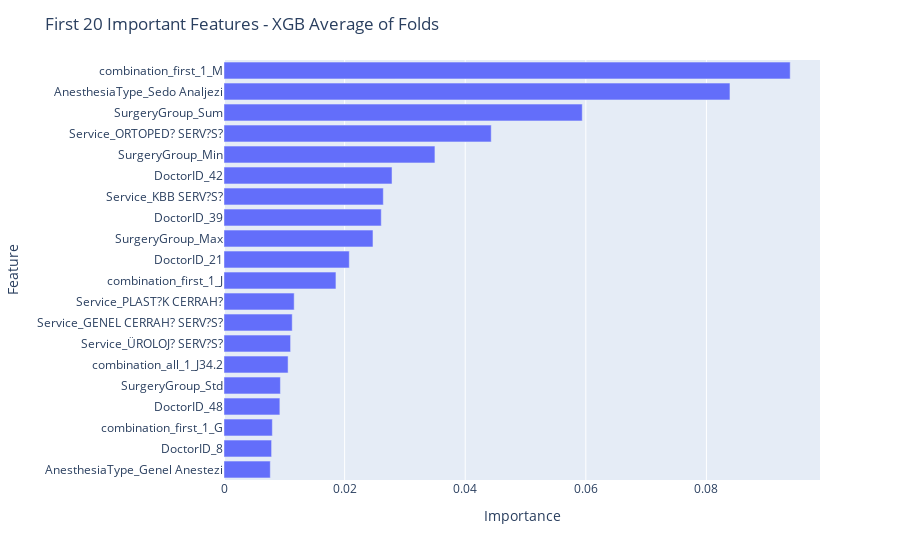

The cell this chart's notebook holds for it:
### Code cell
from sklearn.model_selection import KFold
import xgboost as xgb
from sklearn.metrics import mean_squared_error, mean_absolute_error, r2_score
import re


regex = re.compile(r"\[|\]|<", re.IGNORECASE)
y = app_train_encode["ElapsedTime(second)"]
X = app_train_encode.drop(columns=["ElapsedTime(second)"])
X.columns = [regex.sub("_", col) if any(x in str(col) for x in set(('[', ']', '<'))) else col for col in X.columns.values]

mse_errs = []
rmse_errs = []
mae_errs = []
r2_errs = []

models = []

kf = KFold(n_splits=10, shuffle=True, random_state= 42)

for split_train, split_val in list(kf.split(X)):
    
    split_train = X.index[split_train]
    split_val = X.index[split_val]
    
    X_train, y_train = X.loc[split_train], y.loc[split_train]
    X_val, y_val = X.loc[split_val], y.loc[split_val]
    print("Train shape:", X_train.shape, "|", "Val Shape:", X_val.shape)

    model = xgb.XGBRegressor(objective='reg:squarederror', random_state=42)
    

    model.fit(X_train, y_train, eval_set = [(X_val, y_val), (X_train, y_train)], eval_metric='rmse')
    
    preds = model.predict(X_val)
    
    rmse_err = mean_squared_error(y_val, preds, squared=False)
    print("Fold RMSE: ", rmse_err)
    rmse_errs.append(rmse_err)

    mse_err = mean_squared_error(y_val, preds)
    print("Fold MSE: ", mse_err)
    mse_errs.append(mse_err)

    mae_err = mean_absolute_error(y_val, preds)
    print("Fold MAE: ", mae_err)
    mae_errs.append(mae_err)

    r2_err = r2_score(y_val, preds)
    print("Fold R2: ", r2_err)
    r2_errs.append(r2_err)

    models.append(model)
    
    print("\n", "*"*70, "\n")

import plotly.express as px
importance = [model.feature_importances_ for model in models]

f_importance = pd.concat([pd.Series(X.columns.to_list(),name='Feature'),
                        pd.Series(np.mean(importance,axis=0),name="Importance")],
                        axis=1).sort_values(by='Importance',
                                            ascending=True)

fig = px.bar(f_importance.tail(20),x='Importance',y='Feature')
fig.update_layout(
    title_text="First 20 Important Features - XGB Average of Folds"
)
fig.show()

### Figure 1 — Plotly figure (JSON) as saved in the notebook; plotly's stock layout.template omitted (floating-point values rounded to 4 significant figures)
{"data": [{"alignmentgroup": "True", "hovertemplate": "Importance=%{x}<br>Feature=%{y}<extra></extra>", "legendgroup": "", "marker": {"color": "#636efa", "pattern": {"shape": ""}}, "name": "", "offsetgroup": "", "orientation": "h", "showlegend": false, "textposition": "auto", "type": "bar", "x": [0.007676, 0.007892, 0.008016, 0.009265, 0.009352, 0.01063, 0.01104, 0.01131, 0.01164, 0.01856, 0.02078, 0.02471, 0.02608, 0.02642, 0.02786, 0.03498, 0.04431, 0.05941, 0.0839, 0.09389], "xaxis": "x", "y": ["AnesthesiaType_Genel Anestezi", "DoctorID_8", "combination_first_1_G", "DoctorID_48", "SurgeryGroup_Std", "combination_all_1_J34.2", "Service_ÜROLOJ? SERV?S?", "Service_GENEL CERRAH? SERV?S?", "Service_PLAST?K CERRAH?", "combination_first_1_J", "DoctorID_21", "SurgeryGroup_Max", "DoctorID_39", "Service_KBB SERV?S?", "DoctorID_42", "SurgeryGroup_Min", "Service_ORTOPED? SERV?S?", "SurgeryGroup_Sum", "AnesthesiaType_Sedo Analjezi", "combination_first_1_M"], "yaxis": "y"}], "layout": {"barmode": "relative", "legend": {"tracegroupgap": 0}, "margin": {"t": 60}, "title": {"text": "First 20 Important Features - XGB Average of Folds"}, "xaxis": {"anchor": "y", "domain": [0, 1], "title": {"text": "Importance"}}, "yaxis": {"anchor": "x", "domain": [0, 1], "title": {"text": "Feature"}}}}
